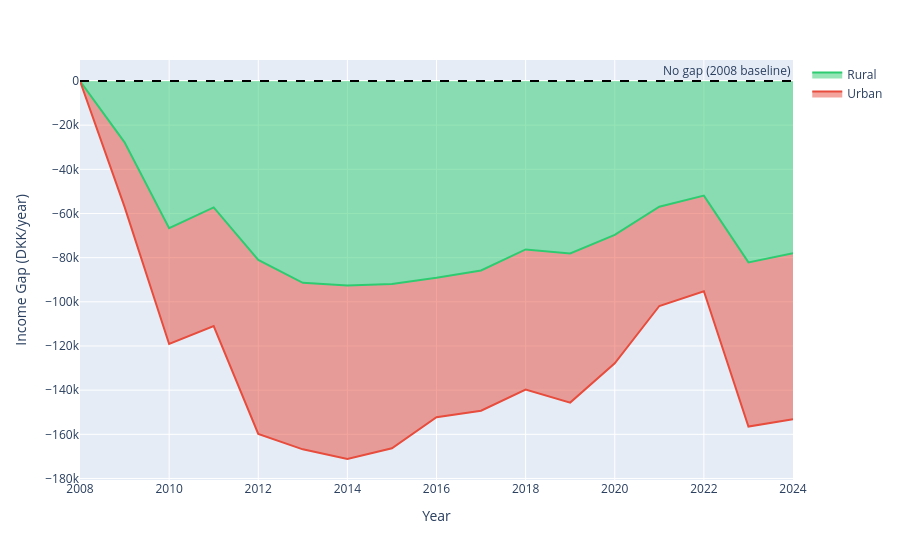

Write notebook code for a chart like this one.
### Markdown cell above
### Fig 5 — Income gap to maintain 2008 affordability

### Code cell
fig = px.area(
    df_income_gap, x='year', y='avg_income_gap', color='urban_rural',
    labels={'avg_income_gap': 'Income Gap (DKK/year)', 'year': 'Year', 'urban_rural': ''},
    color_discrete_map={'Urban': '#e74c3c', 'Rural': '#2ecc71'},
)
fig.add_hline(y=0, line_dash='dash', line_color='black', annotation_text='No gap (2008 baseline)')
fig.update_layout(hovermode='x unified')
fig.write_html('Figures/income_gap.html')
fig.show()

### Figure 1 — Plotly figure (JSON) as saved in the notebook; plotly's stock layout.template omitted (floating-point values rounded to 4 significant figures)
{"data": [{"fillpattern": {"shape": ""}, "hovertemplate": "=Rural<br>Year=%{x}<br>Income Gap (DKK/year)=%{y}<extra></extra>", "legendgroup": "Rural", "line": {"color": "#2ecc71"}, "marker": {"symbol": "circle"}, "mode": "lines", "name": "Rural", "orientation": "v", "showlegend": true, "stackgroup": "1", "type": "scatter", "x": [2008, 2009, 2010, 2011, 2012, 2013, 2014, 2015, 2016, 2017, 2018, 2019, 2020, 2021, 2022, 2023, 2024], "xaxis": "x", "y": [8.148e-13, -27760.0, -66690.0, -57260.0, -81000.0, -91400.0, -92650.0, -91870.0, -89140.0, -85810.0, -76270.0, -78090.0, -69660.0, -56930.0, -51890.0, -82130.0, -77980.0], "yaxis": "y"}, {"fillpattern": {"shape": ""}, "hovertemplate": "=Urban<br>Year=%{x}<br>Income Gap (DKK/year)=%{y}<extra></extra>", "legendgroup": "Urban", "line": {"color": "#e74c3c"}, "marker": {"symbol": "circle"}, "mode": "lines", "name": "Urban", "orientation": "v", "showlegend": true, "stackgroup": "1", "type": "scatter", "x": [2008, 2009, 2010, 2011, 2012, 2013, 2014, 2015, 2016, 2017, 2018, 2019, 2020, 2021, 2022, 2023, 2024], "xaxis": "x", "y": [3.216e-12, -29270.0, -52390.0, -53750.0, -78800.0, -75390.0, -78530.0, -74470.0, -63130.0, -63490.0, -63420.0, -67540.0, -58170.0, -44970.0, -43310.0, -74360.0, -75190.0], "yaxis": "y"}], "layout": {"annotations": [{"showarrow": false, "text": "No gap (2008 baseline)", "x": 1, "xanchor": "right", "xref": "x domain", "y": 0, "yanchor": "bottom", "yref": "y"}], "hovermode": "x unified", "legend": {"title": {"text": ""}, "tracegroupgap": 0}, "margin": {"t": 60}, "shapes": [{"line": {"color": "black", "dash": "dash"}, "type": "line", "x0": 0, "x1": 1, "xref": "x domain", "y0": 0, "y1": 0, "yref": "y"}], "xaxis": {"anchor": "y", "domain": [0, 1], "title": {"text": "Year"}}, "yaxis": {"anchor": "x", "domain": [0, 1], "title": {"text": "Income Gap (DKK/year)"}}}}
